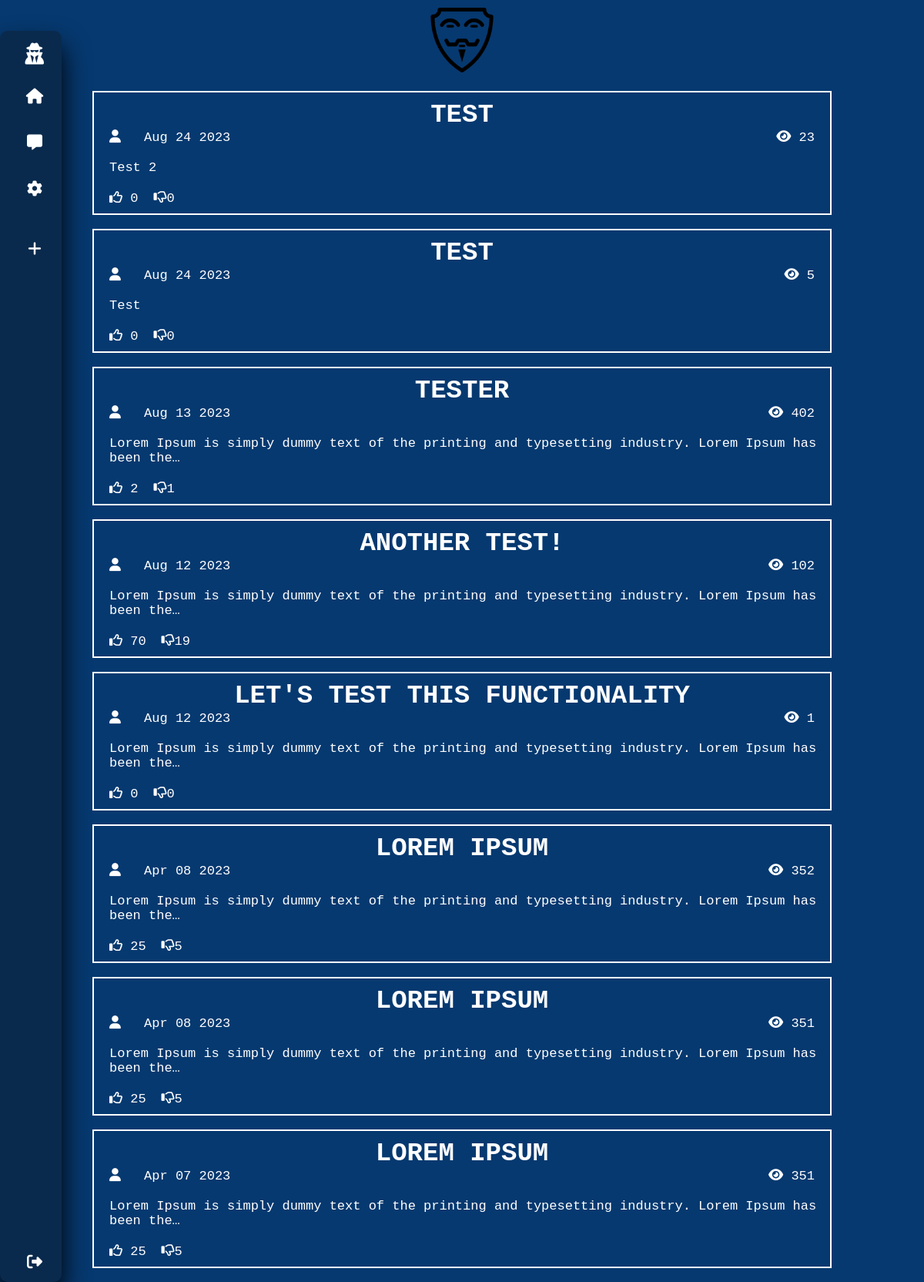
Page / (signed in) on the earlier database version.
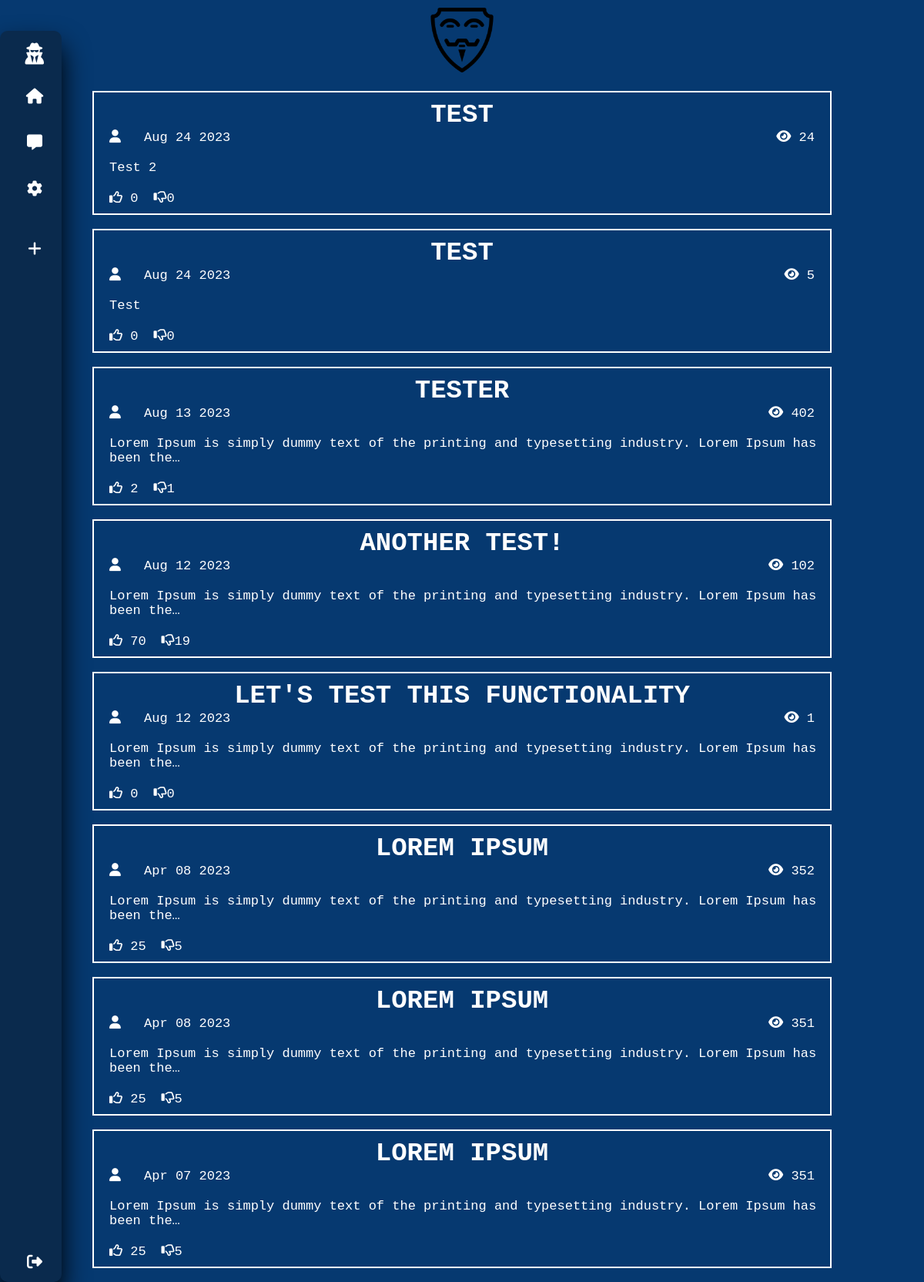
Same page on the later database version.
### anonymous/models.py (models this page shows, shortened)
class Post(models.Model):
    user = models.ForeignKey(Anonymous, on_delete=models.CASCADE)
    title = models.CharField(max_length=100)
    description = models.TextField()
    date = models.DateTimeField(auto_now_add=True)
    likes = models.IntegerField(default=0)
    dislikes = models.IntegerField(default=0)
    views = models.IntegerField(default=0)

### anonymous/views.py (the view, shortened to what this page needs)
# urls.py: path('', views.index, name = 'index'),
@login_required(login_url="login/")
def index(request):
    get_all_posts = Post.objects.all().order_by('-date')
    context = {'get_all_posts':get_all_posts}
    return render(request, 'anonymous/index.html', context)

### anonymous/templates/anonymous/index.html (shortened to what this page needs)
{%extends 'anonymous/base.html'%} {%load static%} {%block content%}
<head>
  <link rel="stylesheet" href="{% static 'css/index.css' %}" />
</head>
<div class="anonymous">
  <img src="{% static 'images/anonymous.png' %}" alt="" />
</div>
<div class="container">
  {%for post in get_all_posts%}
  <div class="blog">
    <a href="{% url 'post' post.id %}">
      <h1 class="title">{{post.title}}</h1>
      <div class="data">
        <span class="date">
        <i class="fa-solid fa-user modal" style="margin-right: 20px"></i> {{post.date|date:"M d Y"}}</span>
        <span class="views"> <i class="fa-solid fa-eye"></i> {{post.views}}</span>
      </div>
      <p>{{post.description| truncatechars:100}}</p>
    </a>
    <div class="interaction">
      {%if post.interaction.all%} {% for i in post.interaction.all%} {% if i.user == request.user%}
      {%if i.likes %}
      <span class="likes">
        <i class="fa-solid fa-thumbs-up" data-id="{{post.id}}"></i>
        <span class="like active">{{post.likes}}</span></span
      >
      <span class="dislikes">
        <i class="fa-regular fa-thumbs-down" data-id="{{post.id}}"></i>
        <span class="dislike">{{post.dislikes}}</span></span
      >
      {%endif%} {%if i.dislikes %}
      <span class="likes"
        ><i class="fa-regular fa-thumbs-up" data-id="{{post.id}}"></i>
        <span class="like">{{post.likes}}</span></span
      >
      <span class="dislikes"
        ><i class="fa-solid fa-thumbs-down" data-id="{{post.id}}"></i
        ><span class="dislike active">{{post.dislikes}}</span></span
      >
      {%endif%} {%endif%}{%endfor%} {%else%}
      <span class="likes"
        ><i class="fa-regular fa-thumbs-up" data-id="{{post.id}}"></i>
        <span class="like">{{post.likes}}</span></span
      >
      <span class="dislikes"
        ><i class="fa-regular fa-thumbs-down" data-id="{{post.id}}"></i
        ><span class="dislike">{{post.dislikes}}</span></span
      >{%endif%}
    </div>
  </div>
  <br />
  {%endfor%}
</div>
{%endblock%}

Differences in the rows shown:
changed Post "Test 2": views "23" → "24"
